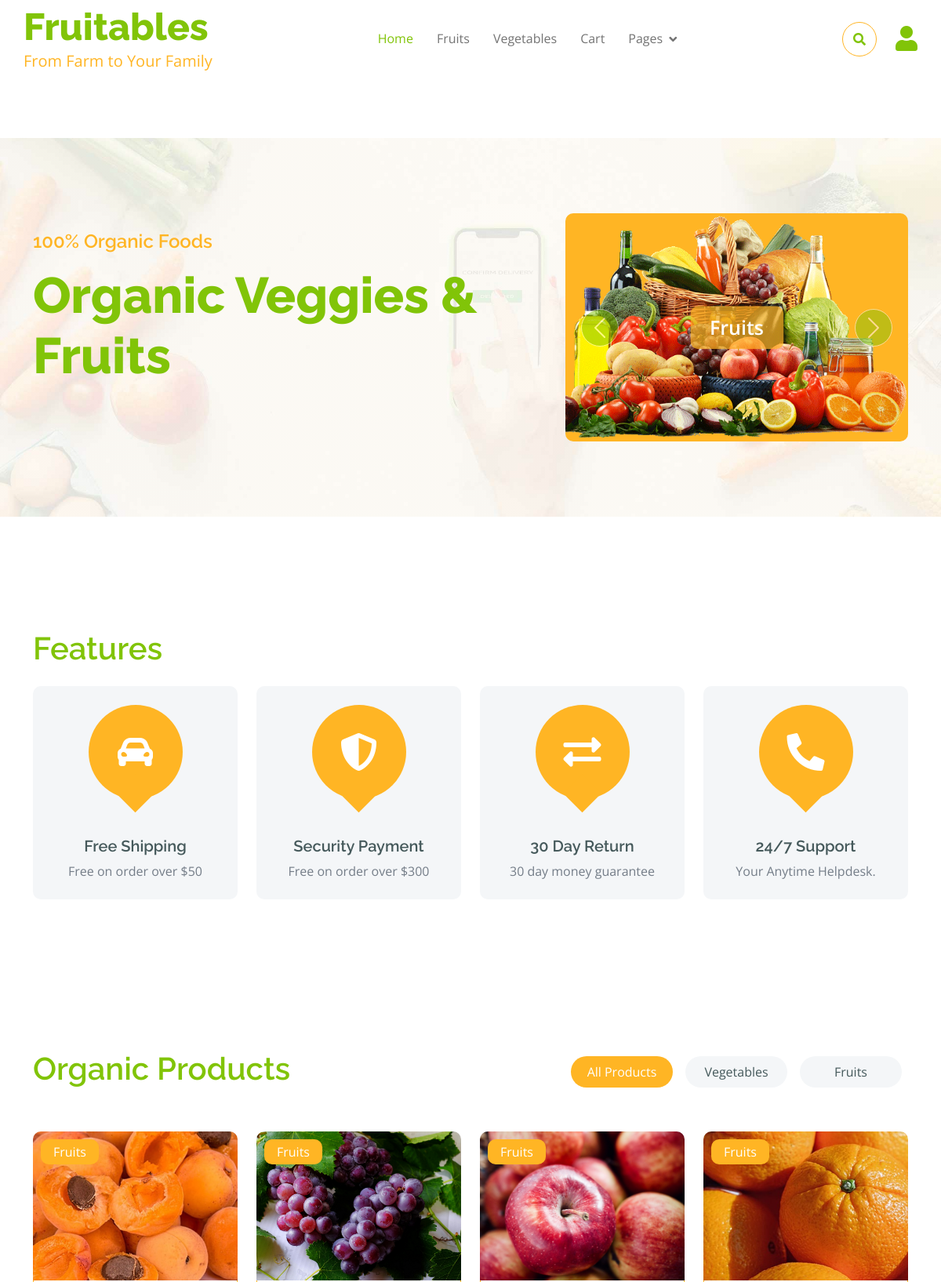
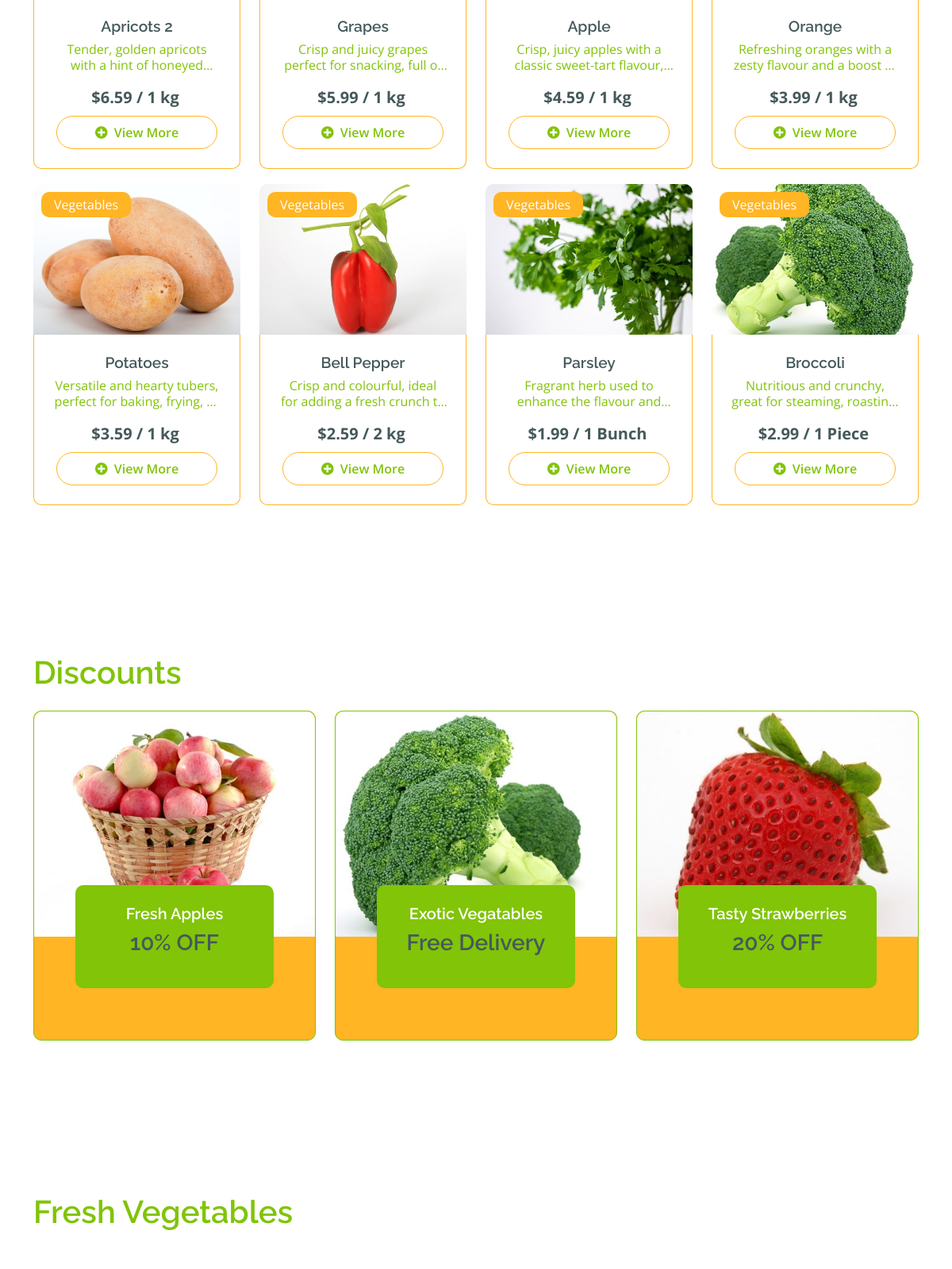
The page / (upper part) on the database its author committed (2 pictures, top to bottom).
### myapp/models.py (models this page shows, shortened)
class Feature(models.Model):
    feature_id = models.AutoField(primary_key=True)
    title = models.CharField(max_length=255)
    icon = models.CharField(max_length=255)  # Use a CharField for the icon as a text input
    description = models.TextField()
    created_at = models.DateTimeField(auto_now_add=True)

class Products(models.Model):
    product_id = models.AutoField(primary_key=True)
    name = models.CharField(max_length=255)
    image = models.ImageField(upload_to='products/images/')
    description = models.TextField()
    price = models.DecimalField(max_digits=10, decimal_places=2)
    category1 = models.ForeignKey(Category1, on_delete=models.SET_NULL, null=True, blank=True)
    category2 = models.ForeignKey(Category2, on_delete=models.SET_NULL, null=True, blank=True)
    weight = models.CharField(max_length=50, null=True, blank=True)  # Weight with unit (e.g., "1 kg", "1 piece")
    country = models.CharField(max_length=255, null=True, blank=True)  # Country of origin
    out_of_stock = models.BooleanField(default=False)
    created_at = models.DateTimeField(auto_now_add=True)

class Category1(models.Model):
    name = models.CharField(max_length=255)
    def __str__(self):
        return self.name

class Discount(models.Model):
    discount_id = models.AutoField(primary_key=True)
    title = models.CharField(max_length=255)
    image = models.ImageField(upload_to='discounts/images/')  # Field for uploading images
    description = models.TextField()
    created_at = models.DateTimeField(auto_now_add=True)

### myapp/views.py (the view)
# urls.py: path('', views.index , name='index'),
def index(request):
    category_name = request.GET.get('category', 'all')
    query = request.GET.get('q', '')
    features = Feature.objects.all()[:4]
    discounts = Discount.objects.all()[:4]
    facts = Facts.objects.all()[:4]
    banners = Banner.objects.all()[:1]
    reviews = Testimonial.objects.filter(rating__gt=3)[:6]
    categories = Category1.objects.all()
    if category_name == 'all':
        products = Products.objects.all()
    else:
        category1 = Category1.objects.filter(name=category_name).first()
        if category1:
            products = Products.objects.filter(category1=category1)
        else:
            products = Products.objects.all()  # Fallback in case of invalid category
    if query:
        products = products.filter(name__icontains=query)
    products = products[4:12]  # Display the first 12 products
    return render(request, 'index.html', {
        'products': products,
        'categories': categories,
        'category': category_name,
        'features': features,
        'discounts': discounts,
        'facts': facts,
        'banners': banners,
        'reviews': reviews,
        'query': query
    })

### myapp/context_processors.py (called while the page is built)
def global_context(request):
    return {
        'subscribe_form': SubscribeForm()
    }

def cart_item_count(request):
    if request.user.is_authenticated:
        cart_items = CartItem.objects.filter(user=request.user)
        total_count = sum(item.quantity for item in cart_items)
        return {'cart_item_count': total_count}
    return {'cart_item_count': 0}

### templates/index.html (shortened to what this page needs)
{% extends "base.html" %}
{% load static %}
{% block content %}
<div class="container-fluid py-5 mb-5 hero-header">
    <div class="container py-5">
        <div class="row g-5 align-items-center">
            <div class="col-md-12 col-lg-7">
                <h4 class="mb-3 text-secondary">100% Organic Foods</h4>
                <h1 class="mb-5 display-3 text-primary">Organic Veggies & Fruits </h1>
            </div>
            <div class="col-md-12 col-lg-5">
                <div id="carouselId" class="carousel slide position-relative" data-bs-ride="carousel">
                    <div class="carousel-inner" role="listbox">
                        <div class="carousel-item active rounded">
                            <img src="{% static 'img/hero-img-1.png' %}" class="img-fluid w-100 h-100 bg-secondary rounded" alt="First slide">
                            <a href="#" class="btn px-4 py-2 text-white rounded" onclick="scrollToOrganicProducts()">Fruits</a>
                        </div>
                    </div>
                    <button class="carousel-control-prev" type="button" data-bs-target="#carouselId" data-bs-slide="prev">
                        <span class="carousel-control-prev-icon" aria-hidden="true"></span>
                    </button>
                    <button class="carousel-control-next" type="button" data-bs-target="#carouselId" data-bs-slide="next">
                        <span class="carousel-control-next-icon" aria-hidden="true"></span>
                    </button>
                </div>
            </div>
        </div>
    </div>
</div>
<div class="container-fluid featurs py-5">
    <div class="container py-5">
        <h1 class="text-primary mb-4">Features</h1>
        <div class="row g-4">
            {% for feature in features %}
            <div class="col-md-6 col-lg-3">
                <div class="featurs-item text-center rounded bg-light p-4">
                    <div class="featurs-icon btn-square rounded-circle bg-secondary mb-5 mx-auto">
                        <i class="fa fa-{{feature.icon}}-alt fa-3x text-white"></i>
                    </div>
                    <div class="featurs-content text-center">
                        <h5> {{feature.title}} </h5>
                        <p class="mb-0">{{ feature.description }}</p>
                    </div>
                </div>
            </div>
            {% endfor %}
        </div>
    </div>
</div>
<div class="container-fluid fruite py-5" id="organic-products">
    <div class="container py-5">
        <div class="tab-class text-center">
            <div class="row g-4">
                <div class="col-lg-4 text-start">
                    <h1 class="text-primary">Organic Products</h1>
                </div>
                <div class="col-lg-8 text-end">
                    <ul class="nav nav-pills d-inline-flex text-center mb-5">
                        <li class="nav-item">
                            <a class="d-flex m-2 py-2 bg-light rounded-pill {% if category == 'all' %}active{% endif %}" data-bs-toggle="pill" href="#tab-1" onclick="window.location.href='?category=all'">
                                <span class="text-dark" style="width: 130px;">All Products</span>
                            </a>
                        </li>
                        <li class="nav-item">
                            <a class="d-flex py-2 m-2 bg-light rounded-pill {% if category == 'VEG' %}active{% endif %}" data-bs-toggle="pill" href="#tab-2" onclick="window.location.href='?category=VEG'">
                                <span class="text-dark" style="width: 130px;">Vegetables</span>
                            </a>
                        </li>
                        <li class="nav-item">
                            <a class="d-flex m-2 py-2 bg-light rounded-pill {% if category == 'FRUIT' %}active{% endif %}" data-bs-toggle="pill" href="#tab-3" onclick="window.location.href='?category=FRUIT'">
                                <span class="text-dark" style="width: 130px;">Fruits</span>
                            </a>
                        </li>
                    </ul>
                </div>
            </div>
            <div class="tab-content">
                <div id="tab-1" class="tab-pane fade show p-0 {% if category == 'all' %}active{% endif %}">
                    <div class="row g-4">
                        {% if products %}
                        {% for product in products %}
                        <div class="col-md-6 col-lg-4 col-xl-3">
                            <div class="rounded position-relative fruite-item" style="display: flex; flex-direction: column; height: 100%; max-height: 400px;">
                                <a href="{% url 'product-detail' product.product_id %}">
                                <div class="fruite-img" style="width: 100%; height: 190px; overflow: hidden; flex-shrink: 0;">
                                    <img src="{{ product.image.url }}" style="width: 100%; height: 100%; object-fit: cover;" alt="{{ product.name }}">
                                </div>
                                <div class="text-white bg-secondary px-3 py-1 rounded position-absolute" style="top: 10px; left: 10px;">{{ product.category1 }}</div>
                                <div class="p-4 border border-secondary border-top-0 rounded-bottom" style="flex-grow: 1; display: flex; flex-direction: column;">
                                    <h4 style="margin: 2; font-size: 1.2rem;">{{ product.name }}</h4>
                                    <p style="margin: 2; overflow: hidden; text-overflow: ellipsis; display: -webkit-box; -webkit-line-clamp: 2; -webkit-box-orient: vertical; line-height: 1.2em; max-height: 2.4em;">
                                        {{ product.description }}
                                    </p>
                                    <div class="d-flex justify-content-center align-items-center flex-lg-wrap">
                                        <p class="text-dark fs-5 fw-bold mb-0 me-1">${{ product.price }} / {{ product.weight }}</p>
                                        <a href="{% url 'product-detail' product.product_id %}" class="btn border border-secondary rounded-pill py-2 px-5 text-primary mt-2">
                                            <i class="fa fa-plus-circle me-2 text-primary"></i>View More</a>
                                    </div>
                                </div>
                            </div>
                        </div>
                        {% empty %}
                        <p>No products available.</p>
                        {% endfor %}
                        {% endif%}
                    </div>
                </div>
            </div>
        </div>
    </div>
</div>
<div class="container-fluid service py-5">
    <div class="container py-5">
        <h1 class="text-primary mb-4">Discounts</h1>
        <div class="row g-4 justify-content-center">
            {% for discount in discounts %}
            <div class="col-md-6 col-lg-4">
                <a href={% url 'fruits'%}>
                    <div class="service-item bg-secondary rounded border border-primary">
                        <img src={{ discount.image.url }} class="img-fluid rounded-top w-100" alt="">
                        <div class="px-4 rounded-bottom">
                            <div class="service-content bg-primary text-center p-4 rounded">
                                <h5 class="text-white">{{ discount.title }}</h5>
                                <h3 class="mb-0">{{ discount.description }}</h3>
                            </div>
                        </div>
                    </div>
            </div>
            {% endfor %}
        </div>
    </div>
</div>
<div class="container-fluid vesitable py-5" id="vegetable-products">
    <div class="container py-5">
        <h1 class="text-primary mb-0">Fresh Vegetables</h1>
        <div class="owl-carousel vegetable-carousel justify-content-center">
        </div>
    </div>
</div>
{% endblock %}

### static/css/style.css (style rules this page uses)
.btn { font-weight: 600; transition: .5s; }
.btn-square { width: 32px; height: 32px; }
.btn-square, .btn-sm-square, .btn-md-square, .btn-lg-square { padding: 0; display: flex; align-items: center; justify-content: center; font-weight: normal; }
.btn.border-secondary { transition: 0.5s; }
.hero-header { background: linear-gradient(rgba(248, 223, 173, 0.1), rgba(248, 223, 173, 0.1)), url(../img/hero-img.jpg); background-position: center center; background-repeat: no-repeat; background-size: cover; }
.carousel-item { position: relative; }
.carousel-item a { position: absolute; top: 50%; left: 50%; transform: translate(-50%, -50%); font-size: 25px; background: linear-gradient(rgba(255, 181, 36, 0.7), rgba(255, 181, 36, 0.7)); }
.carousel-control-next, .carousel-control-prev { width: 48px; height: 48px; border-radius: 48px; border: 1px solid var(--bs-white); background: var(--bs-primary); position: absolute; top: 50%; transform: translateY(-50%); }
.carousel-control-next { margin-right: 20px; }
.carousel-control-prev { margin-left: 20px; }
@media (min-width: 992px) { .hero-header, .page-header { margin-top: 152px !important; } }
.featurs .featurs-item .featurs-icon { position: relative; width: 120px; height: 120px; }
.featurs .featurs-item .featurs-icon::after { content: ""; width: 35px; height: 35px; background: var(--bs-secondary); position: absolute; bottom: -10px; transform: translate(-50%); transform: rotate(45deg); background: var(--bs-secondary); }
.service .service-item .service-content { position: relative; width: 250px; height: 130px; top: -50%; left: 50%; transform: translate(-50%, -50%); }
.fruite .tab-class .nav-item a.active { background: var(--bs-secondary) !important; }
.fruite .tab-class .nav-item a.active span { color: var(--bs-white) !important; }
.fruite .fruite-item { height: 100%; transition: 0.5s; }
.fruite .fruite-item .fruite-img { overflow: hidden; transition: 0.5s; border-radius: 10px 10px 0 0; }
.fruite .fruite-item .fruite-img img { transition: 0.5s; }

### rows shown on the page
Feature: title "Free Shipping", description "Free on order over $50"
Feature: title "Security Payment", description "Free on order over $300"
Feature: title "30 Day Return", description "30 day money guarantee"
Feature: title "24/7 Support", description "Your Anytime Helpdesk."
Products: image (picture), category1 "Fruits", name "Apricots 2", description "Tender, golden apricots with a hint of…", price "6.59", weight "1 kg"
Products: image (picture), category1 "Fruits", name "Grapes", description "Crisp and juicy grapes perfect for snacking, full…", price "5.99", weight "1 kg"
Products: image (picture), category1 "Fruits", name "Apple", description "Crisp, juicy apples with a classic sweet-tart…", price "4.59", weight "1 kg"
Products: image (picture), category1 "Fruits", name "Orange", description "Refreshing oranges with a zesty flavour and a boost…", price "3.99", weight "1 kg"
Products: image (picture), category1 "Vegetables", name "Potatoes", description "Versatile and hearty tubers, perfect for baking, frying,…", price "3.59", weight "1 kg"
Products: image (picture), category1 "Vegetables", name "Bell Pepper", description "Crisp and colourful, ideal for adding a fresh crunch…", price "2.59", weight "2 kg"
Products: image (picture), category1 "Vegetables", name "Parsley", description "Fragrant herb used to enhance the flavour…", price "1.99", weight "1 Bunch"
Products: image (picture), category1 "Vegetables", name "Broccoli", description "Nutritious and crunchy, great for steaming,…", price "2.99", weight "1 Piece"
Discount: image (picture), title "Fresh Apples", description "10% OFF"
Discount: image (picture), title "Exotic Vegatables", description "Free Delivery"
Discount: image (picture), title "Tasty Strawberries", description "20% OFF"
